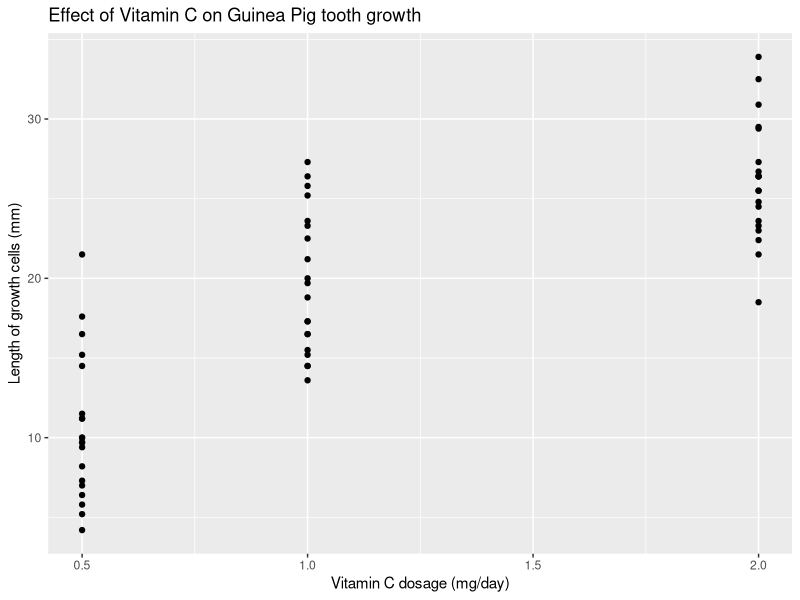
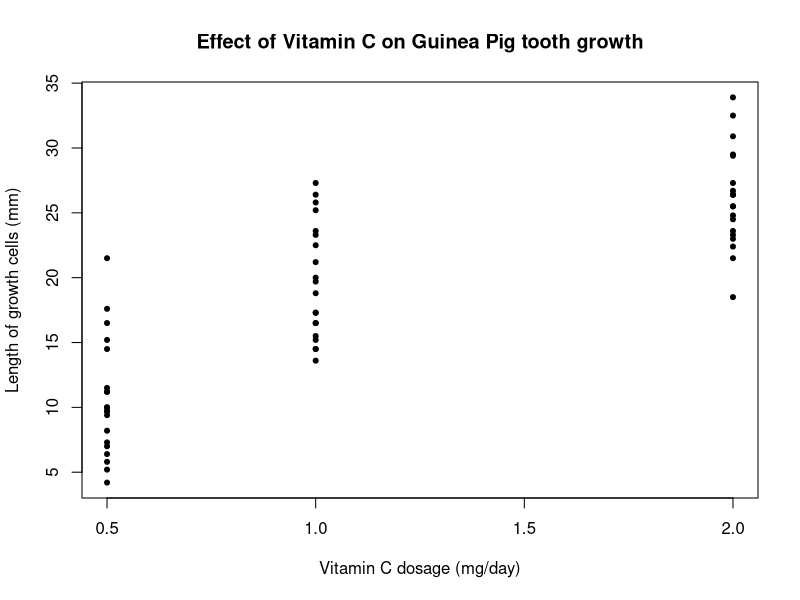

Write R code to recreate these figures, in order. (Note: this script raises an error after producing the figures.)
###################################
###################################
########                   ########
########   Data Science 1  ########
########       Lab 7       ########
########   5th Dec. 2023   ########
########                   ########
###################################
###################################


# Lets load up the dataset 'ToothGrowth', which shows the result
# of an experiment looking at the effect of vitamin C on tooth growth
# in guinea pigs


data("ToothGrowth")
?ToothGrowth
d <- ToothGrowth


# 1.1
# Plot the tooth growth against the dose of vitamin C given

library(ggplot2)
ggplot(data = d, mapping = aes(x = dose, y = len)) +
  geom_point() +
  xlab(label = "Vitamin C dosage (mg/day)") +
  ylab(label = "Length of growth cells (mm)") +
  labs(title = "Effect of Vitamin C on Guinea Pig tooth growth")

png(filename = "example_plot.png", height = 400, width = 600)
plot(d$dose, d$len,
  pch = 20,
  xlab = "Vitamin C dosage (mg/day)",
  ylab = "Length of growth cells (mm)",
  main = "Effect of Vitamin C on Guinea Pig tooth growth"
)
dev.off()

# 1.2 Run a linear regression exploring the association between vitamin C
# and tooth growth in Guinea pigs.

tooth_growth_vc <- lm(len ~ dose, data = d)

# 1.3 Which variable did you use as your outcome variable? Why?

# We used tooth growth as the outcome because the hypothesis is that tooth growth is causally affected by the dosage of vitamin C
# ... because tooth growth is the outcome of the experimental design
# ... because we are manipulating the dosage and measuring the change in tooth growth as a result


# 1.4 Interpret the estimates for the intercept and the slope of the regression line

summary(tooth_growth_vc)

# The estimate for the intercept is 7.4 mm. This means that the predicted tooth length
# Of a Guinea pig that was NOT given any VC is 7.4mm
# The estimate of the slope is 9.8mm. This means that for each additional mg/day of VC administered, the Guinea pigs are predicted to grow an additional 9.8mm

# 1.5 Extract the 96 % confidence intervals for the slope and the intercepts and interpret them

confint(tooth_growth_vc, level = 0.96)

# We have 96% CONFIDENCE that the true value of the intercept is between 4.8 and 10.1 mm,and that the true value of the effect of 1mg/day of VC is between 7.8 and 11.8mm

# In 96% of samples we would expect the true value of the intercept and slope to fall within our confidence intervals.

# 1.6 Interpret the p-values of the slope estimate.

# The probability of seeing a slope as steep as the one we've observed (a number as extreme as 9.76) IF the true slope was 0 is 10^(-14).

# We can say therefore that we reject the null hypothesis at a 0.001 level and that this study provides support for the hypothesis that VC affects tooth growth in Guinea pigs

# 1.7 What is the connection between the confidence intervals and the p-values?

# IF an X% confidence interval doesn't contain 0, then the p-value for that estimate will be significant at the (1-X)% level.

# E.G if a 97% CI doesnt contain 0, the p-value will be smaller than 0.03
# If a 95% confidence interval does contain 0, the p-value will be greater than 0.05




# 1.8 Using the function predict() calculate the estimate and confidence interval for the predicted rate of tooth growth when the prescribed dose is 1.2 mg/day

new_data <- data.frame(dose = 1.2)
predict(tooth_growth_vc, newdata = new_data, interval = "confidence", level = 0.95)

a + bx <-
  7.4225 + 9.7636 * 1.2

# 1.9 Now get the confidence intervals for all possible values of the dosage between 0 and 2 mg/day, spaced out 0.01 mg/day from each other

new_data <- data.frame(dose = seq(0, 2, 0.01))

predictions <- as.data.frame(predict(tooth_growth_vc, newdata = new_data, interval = "confidence", level = 0.95))
predictions


# 1.10 plot the predicted values, upper, and lower confidence intervals as lines on the data

plot(d$dose, d$len, pch = 20)
# lines(new_data$dose, predictions$fit)
abline(tooth_growth_vc)

lines(new_data$dose, predictions$upr, lty = "dotdash")
lines(new_data$dose, predictions$lwr, lty = "dotdash")


# 1.11 Compare this to using geom_smooth(method=lm) using ggplot2

ggplot(d, aes(dose, len)) +
  geom_point() +
  geom_smooth(method = "lm")


#####################
####    Loops    ####
#####################

# Loops are algorithms that repeat a procedure over and over until they are instructed to stop.
# There are two main kinds:
# FOR loops iterate over a predetermined set (vector, list, etc)
fruits <- c("apple", "banana", "pineapple", "mango", "orange")
for (i in fruits) {
  print(paste("My favourite fruit is", i, sep = ": "))
}

useless_function <- function(n) {
  for (i in 1:n) {
    print(paste0(i, ". This number is: ", c("even", "odd")[i %% 2 + 1]))
  }
}
useless_function(7)

### 2.1
data(iris)

# Write a for loop that iterates over the column names of the iris dataset and print each together with the number of characters in the column name in parenthesis. Example output: Sepal.Length (12). To get the number of characters use the function nchar().


# Next, WHILE loops continue to loop until the boolean statment in the defining parentheses, e.g.

### 2.2 How many numbers do you need in the sequence 1*2*3*4*5*... before the product exceeds 10 million?
# Use a while loop to get the answer
